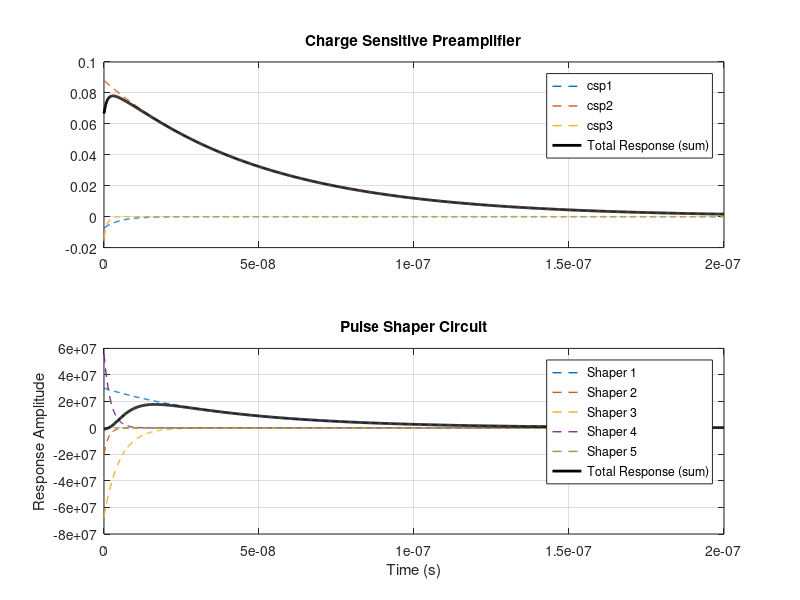

Reproduce this figure in MATLAB. (Note: this script raises an error after producing the figure.)
clc
clear
close all

Ts = 25e-9; % sample frequency

%% ===================== Generation TF (s) =====================
% Charge Sensitive Preamplifier (CSP)
num_csp1 = -7.4e-3;
den_csp1 = [1 2e8];

num_csp2 = 8.8e-2;
den_csp2 = [1 2e7];

num_csp3 = -1.4e-2;
den_csp3 = [1 1e9];

csp1 = tf(num_csp1, den_csp1);
csp2 = tf(num_csp2, den_csp2);
csp3 = tf(num_csp3, den_csp3);

csp = csp1 + csp2 + csp3;

t = linspace(0, 0.2e-6, 1000);

[y_csp1, t] = impulse(csp1, t);
[y_csp2, ~] = impulse(csp2, t);
[y_csp3, ~] = impulse(csp3, t);
[y_csp , ~] = impulse(csp , t);

figure;
subplot(2, 1, 1)
plot(t, y_csp1, 'LineWidth', 1, LineStyle='--'); hold on;
plot(t, y_csp2, 'LineWidth', 1, LineStyle='--');
plot(t, y_csp3, 'LineWidth', 1, LineStyle='--');
plot(t, y_csp , 'k', 'LineWidth', 2);

legend('csp1', 'csp2', 'csp3', 'Total Response (sum)');
title('Charge Sensitive Preamplifier');
grid on;

% Pulse Shaper Circuit (PSC)
num_shp1 = 3e7;
den_shp1 = [1 2.4e7];

num_shp2 = -2e7;
den_shp2 = [1 7.1e8];

num_shp3 = -6.7e7;
den_shp3 = [1 2e8];

num_shp4 = 5.6e7; 
den_shp4 = [1 4.7e8];

num_shp5 = -2e3; 
den_shp5 = [1, 2e3];

shp1 = tf(num_shp1, den_shp1);
shp2 = tf(num_shp2, den_shp2);
shp3 = tf(num_shp3, den_shp3);
shp4 = tf(num_shp4, den_shp4);
shp5 = tf(num_shp5, den_shp5);

shp = shp1 + shp2 + shp3 + shp4 + shp5;

[y_shp1, ~] = impulse(shp1, t);
[y_shp2, ~] = impulse(shp2, t);
[y_shp3, ~] = impulse(shp3, t);
[y_shp4, ~] = impulse(shp4, t);
[y_shp5, ~] = impulse(shp5, t);
[y_shp, ~] = impulse(shp, t);


subplot(2, 1, 2)
plot(t, y_shp1, 'LineWidth', 1, LineStyle='--'); hold on;
plot(t, y_shp2, 'LineWidth', 1, LineStyle='--');
plot(t, y_shp3, 'LineWidth', 1, LineStyle='--');
plot(t, y_shp4, 'LineWidth', 1, LineStyle='--');
plot(t, y_shp5, 'LineWidth', 1, LineStyle='--');
plot(t, y_shp, 'k', 'LineWidth', 2);

xlabel('Time (s)');
ylabel('Response Amplitude');
legend('Shaper 1', 'Shaper 2', 'Shaper 3', 'Shaper 4', 'Shaper 5', 'Total Response (sum)')
title('Pulse Shaper Circuit');
grid on;

% ===================== Convolution =====================
pulse_shp = csp * shp;

figure;
impulseplot(pulse_shp);

%% ===================== Decomposing in Partial Fractions =====================
pulse_terms = [];

csp_list = {csp1, csp2, csp3};
shp_list = {shp1, shp2, shp3, shp4, shp5};

k = 1;
for i = 1:length(csp_list)
    for j = 1:length(shp_list)
        pulse_terms{k} = csp_list{i} * shp_list{j};
        k = k + 1;
    end
end

[num, den] = tfdata(pulse_shp, 'v');

[r, p, k] = residue(num, den);

expressao = "";

processado = [];

num_proc = 1;

% Agrupando polos complexos conjugados e mantendo as fraÃ§Ãµes de ordem 1
for i = 1:length(p)
    % Se o polo tem uma parte imaginÃ¡ria diferente de zero
    if imag(p(i)) ~= 0
        % Encontrar o Ãndice do polo conjugado
        [~, idx_conjugate] = min(abs(p - conj(p(i))));
        
        % Verificar se os polos ainda não foram agrupados
        if ~ismember(p(i), processado)
            
            processado = [processado, conj(p(i))];
            % Soma dos resÃduos dos polos conjugados
            r_combined = real(conv(r(i),[1 -conj(p(i))]) + conv(r(idx_conjugate),[1 -p(i)]));
            p_combined = conv([1 -p(i)],[1 -conj(p(i))]);
            
            Hs{1,num_proc}.Numerator = r_combined;
            Hs{1,num_proc}.Denominator = p_combined;
            
            expressao_num = strcat(" H", num2str(num_proc), "(z) = ( ", num2str(r_combined(1))," + ", num2str(r_combined(2)),"z^-1 )");
            expressao_den = strcat(" / ( ", num2str(p_combined(1))," + ", num2str(p_combined(2)),"z^-1 + ", num2str(p_combined(3)),"z^-2 )");
            
            expressao(num_proc) = strcat(expressao_num,expressao_den);
            
            num_proc = num_proc + 1;
            
           
        end
    else
        % Caso seja um polo simples (real), adiciona diretamente
        
        r_sozinho = r(i);
        p_sozinho = [ 1 -p(i)];
        
        Hs{1,num_proc}.Numerator = r_sozinho;
        Hs{1,num_proc}.Denominator = p_sozinho;
        
        expressao_num = strcat(" H", num2str(num_proc), "(z) = ( ", num2str(r_sozinho(1))," )");
        expressao_den = strcat(" / ( ", num2str(p_sozinho(1))," + ", num2str(p_sozinho(2)),"z^-1 )");
            
        expressao(num_proc) = strcat(expressao_num,expressao_den);
        
        num_proc = num_proc + 1;
        
        
    end
end


pulse_frac_part = tf(Hs{1,1}.Numerator,Hs{1,1}.Denominator) + tf(Hs{1,2}.Numerator,Hs{1,2}.Denominator) + tf(Hs{1,3}.Numerator,Hs{1,3}.Denominator) + tf(Hs{1,4}.Numerator,Hs{1,4}.Denominator) + tf(Hs{1,5}.Numerator,Hs{1,5}.Denominator) + tf(Hs{1,6}.Numerator,Hs{1,6}.Denominator) + tf(Hs{1,7}.Numerator,Hs{1,7}.Denominator);

figure;
impulseplot(pulse_frac_part);

%% ===================== Digitalization =====================
[y_cont, t_cont] = impulse(pulse_shp, 0:1e-9:350e-9); 

% figure;
% plot(t_cont, y_cont);

[max_val, max_idx] = max(y_cont);
t_max = t_cont(max_idx);

% PADE DELAY
s = tf('s');
delay = 0;
T_d = 75e-9 - t_max - delay*1e-9;

atraso_exp = exp(-T_d*s);

atraso = pade(atraso_exp, 2);

H_total_taylor = pulse_shp * atraso;
[num_taylor, den_taylor] = tfdata(H_total_taylor, 'v');

% Invariant Impulse Method
fs = 1/Ts;
[Zn, Zd] = impinvar(num_taylor, den_taylor, fs);
% % Zn = Zn * (fs/max_val);

N = 50000;
[Xt_taylor, B] = impz(Zn, Zd, N);

% Normalização
Xt_taylor = Xt_taylor/max(Xt_taylor);




% ---------- Comparação de amostragem ----------
y_cont = y_cont/max(y_cont);

ne = 3; % Quantidade de pontos para esquerda e direita
nd = 10000; % Quantidade de pontos para esquerda e direita
t_sample = t_max + (-ne:nd) * Ts;
y_sample = interp1(t_cont, y_cont, t_sample, "linear", "extrap");

% alinhar o eixo do contínuo para o pico ficar em 50 ns
t_cont_plot   = (t_cont   + (50e-9 - t_max)) * 1e9;
t_sample_plot = (t_sample + (50e-9 - t_max)) * 1e9;

t_dig_plot = t_sample_plot + delay;

% pegar do sinal digital a mesma quantidade de amostras
y_dig = Xt_taylor(1:length(t_sample));

figure;
subplot(2, 1, 1)
plot(t_cont_plot, y_cont, 'k', 'LineWidth',2);
hold on;
stem(t_sample_plot, y_sample, 'b', 'filled');
xlabel('Tempo (ns)')
ylabel('Amplitude (normalizada)')
legend('Sinal Contínuo', 'Amostragem Ideal')
grid on;
xlim([0 350])
ylim([-0.1 1.05])


subplot(2, 1, 2)
plot(t_cont_plot, y_cont, 'k', 'LineWidth',2);
hold on;
stem(t_dig_plot, y_dig, 'r', 'filled');
xlabel('Tempo (ns)')
ylabel('Amplitude (normalizada)')
legend('Sinal Contínuo', 'Amostragem Digital')
grid on;
xlim([0 350])
ylim([-0.1 1.05])

%% Achando a função de transferência digitalizada em componentes

% DecomposiÃ§Ã£o usando a funÃ§Ã£o residue
[r, p, k] = residuez(Zn, Zd);

% Exibindo os resÃduos e polos
%disp('Resíduos:');
%disp(r);
%disp('Pólos:');
%disp(p);

% InicializaÃ§Ã£o das variÃ¡veis para armazenar os coeficientes das fraÃ§Ãµes parciais
fractions_numerators = [];
fractions_denominators = [];

expressao_z = "";

processado = [];

num_proc = 1;

% Agrupando polos complexos conjugados e mantendo as fraÃ§Ãµes de ordem 1
for i = 1:length(p)
    % Se o polo tem uma parte imaginÃ¡ria diferente de zero
    if imag(p(i)) ~= 0
        % Encontrar o Ãndice do polo conjugado
        [~, idx_conjugate] = min(abs(p - conj(p(i))));
        
        % Verificar se os polos ainda nÃ£o foram agrupados
        if ~ismember(p(i), processado)
            
            processado = [processado, conj(p(i))];
            % Soma dos resÃduos dos polos conjugados
            r_combined = real(conv(r(i),[1 -conj(p(i))]) + conv(r(idx_conjugate),[1 -p(i)]));
            p_combined = conv([1 -p(i)],[1 -conj(p(i))]);
            
            Hz{1,num_proc}.Numerator = r_combined;
            Hz{1,num_proc}.Denominator = p_combined;
            
            expressao_num = strcat(" H", num2str(num_proc), "(z) = ( ", num2str(r_combined(1))," + ", num2str(r_combined(2)),"z^-1 )");
            expressao_den = strcat(" / ( ", num2str(p_combined(1))," + ", num2str(p_combined(2)),"z^-1 + ", num2str(p_combined(3)),"z^-2 )");
            
            expressao_z(num_proc) = strcat(expressao_num,expressao_den);
            
            num_proc = num_proc + 1;
            

        end
    else
        % Caso seja um polo simples (real), adiciona diretamente
        
        r_sozinho = r(i);
        p_sozinho = [ 1 -p(i)];
        
        Hz{1,num_proc}.Numerator = r_sozinho;
        Hz{1,num_proc}.Denominator = p_sozinho;
       
        
        expressao_num = strcat(" H", num2str(num_proc), "(z) = ( ", num2str(r_sozinho(1))," )");
        expressao_den = strcat(" / ( ", num2str(p_sozinho(1))," + ", num2str(p_sozinho(2)),"z^-1 )");
            
        expressao_z(num_proc) = strcat(expressao_num,expressao_den);
        
        num_proc = num_proc + 1;
    end
end
